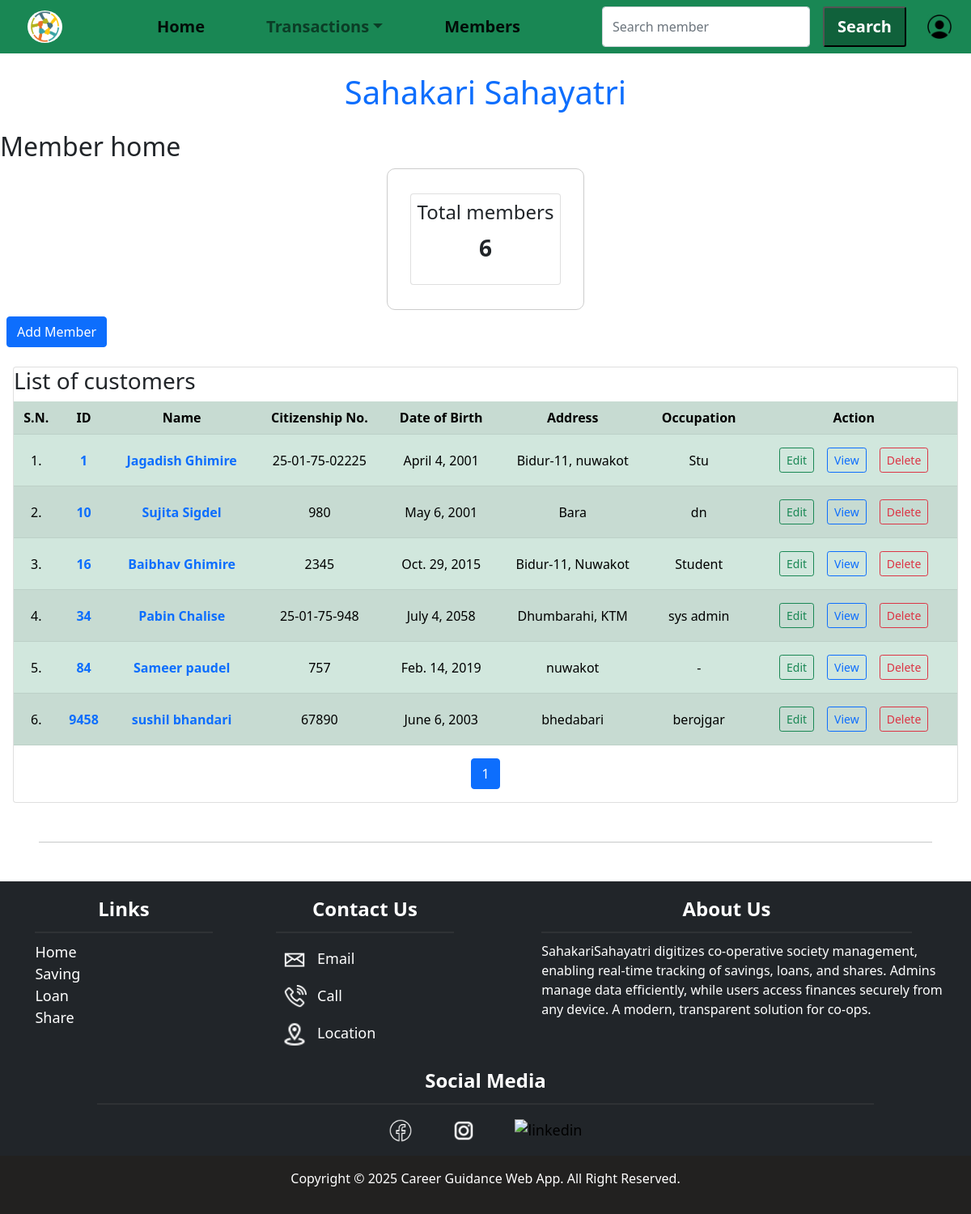
The app's page /member/ (signed in) with its own data.
### customer/models.py (models this page shows, shortened)
class Member(models.Model):
    user = models.OneToOneField(User, on_delete=models.CASCADE, related_name='member_profile')
    member_id = models.IntegerField(unique=True, primary_key=True)
    first_name = models.CharField(max_length=30, blank=False)
    middle_name = models.CharField(max_length=30, blank=True)
    last_name = models.CharField(max_length=30, blank=False)
    email = models.EmailField(unique=True, blank=True)
    phone_number = models.CharField(max_length=15, unique=True, blank=True)
    address = models.TextField(blank=False)
    date_of_birth = models.DateField(blank=True, null=True)
    citizenship_number = models.CharField(max_length=20, unique=True, blank=False)
    occupation = models.CharField(max_length=100, blank=True)
    date_joined = models.DateField(null=True, blank=True)
    name = models.CharField(max_length=100, blank=False, editable=False)
    class Meta:
        ordering = ['member_id']  # Ascending order

### customer/views.py (the view)
# urls.py: path('member/', customer.member_home, name='customer_home'),
@login_required(login_url='loginpage')
def member_home(request ):
    if request.user.is_staff or request.user.is_superuser:
        customers = Member.objects.all()
        paginator = Paginator(customers,25)
        page_number = request.GET.get('page')
        page_obj = paginator.get_page(page_number)
        return render(request, 'customer_home.html', {'customers': customers, 'page_obj': page_obj})
    else:
        messages.error(request, "You're not allowed to enter this page.")
        return redirect('user_home')

### customer/templates/customer_home.html (shortened to what this page needs)
{% extends "base.html" %}
{% load static %}
{% block content %}
<h2>Member home</h2>
<div class="container loan-card text-center">
    <div class="card p-2 m-3">
        <h4>Total members</h4>
        {% if customers %}
            <p class="text-center fs-3 fw-bold">{{ customers|length }}</p>
        {% else %}
            <p class="text-center fs-3 fw-bold">0 members</p>
        {% endif %}
    </div>
</div>
<button id="openFormBtn" class="btn btn-primary m-2 btn-md">Add Member</button>
<div class="card m-3">
    <h3>List of customers</h3>
    <div class="table-responsive">
        <table class="table table-striped table-responsive table-hover table-success">
            <tr class="align-middle text-center">
                <th>S.N.</th>
                <th>ID</th>
                <th>Name</th>
                <th>Citizenship No.</th>
                <th>Date of Birth</th>
                <th>Address</th>
                <th>Occupation</th>
                <th>Action</th>
            </tr>
            {% if customers %}
                {% for customer in page_obj %}
                    <tr class="align-middle text-center">
                        <td>{{ forloop.counter|add:page_obj.start_index|add:"-1" }}.</td>
                        <td><a href="{% url 'customer_details' customer.member_id %}" class="text-decoration-none text-black fw-bold">{{ customer.member_id }}</a></td>
                        <td><a href="{% url 'customer_details' customer.member_id %}" class="text-decoration-none text-black fw-bold">{{ customer.name }}</a></td>
                        <td>{{ customer.citizenship_number }}</td>
                        <td>{{ customer.date_of_birth }}</td>
                        <td>{{ customer.address }}</td>
                        <td>{{ customer.occupation|default:"-" }}</td>
                        <td class="d-flex justify-content-center align-items-center">
                            <form method="GET" action="{% url 'customer_update' customer.member_id %}">
                                <button class="btn btn-sm btn-outline-success m-2" type="submit">Edit</button>
                            </form>
                            <form method="GET" action="{% url 'customer_details' customer.member_id %}">
                                <button class="btn btn-sm btn-outline-primary m-2" type="submit">View</button>
                            </form>
                            <form id="delete-form-{{ customer.member_id }}" method="POST" action="{% url 'customer_delete' customer.member_id %}">
                            <button
                                type="button"
                                class="btn btn-sm btn-outline-danger m-2"
                                onclick="confirmDelete('{{ customer.name }}', '{{ customer.member_id }}')">
                                Delete
                            </button>
                        </form>
                        </td>
                    </tr>
                {% endfor %}
            {% else %}
                <tr class="align-middle text-center">
                    <td colspan="8">No customers found.</td>
                </tr>
            {% endif %}
        </table>
    </div>
    <nav aria-label="Page navigation">
        <ul class="pagination justify-content-center">
            <li class="page-item active">
                <span class="page-link">{{ page_obj.number }}</span>
            </li>
        </ul>
    </nav>
</div>
{% endblock content %}

### static/css/style.css (style rules this page uses)
html { font-size: 16px; }
body { margin: 0; padding: 0; }

### customer/templates/customer_home.html (style rules this page uses)
.loan-card { height: 175px; width: fit-content; display: flex; justify-content: center; align-items: center; border: 1px solid #ccc; border-radius: 10px; }

### records on screen
Member: member_id "1", name "Jagadish Ghimire", citizenship_number "25-01-75-02225", date_of_birth "April 4, 2001", address "Bidur-11, nuwakot", occupation "Stu"
Member: member_id "10", name "Sujita Sigdel", citizenship_number "980", date_of_birth "May 6, 2001", address "Bara", occupation "dn"
Member: member_id "16", name "Baibhav Ghimire", citizenship_number "2345", date_of_birth "Oct. 29, 2015", address "Bidur-11, Nuwakot", occupation "Student"
Member: member_id "34", name "Pabin Chalise", citizenship_number "25-01-75-948", date_of_birth "July 4, 2058", address "Dhumbarahi, KTM", occupation "sys admin"
Member: member_id "84", name "Sameer paudel", citizenship_number "757", date_of_birth "Feb. 14, 2019", address "nuwakot", occupation "-"
Member: member_id "9458", name "sushil bhandari", citizenship_number "67890", date_of_birth "June 6, 2003", address "bhedabari", occupation "berojgar"

### other values on screen
{{ customers|length }} "6"
{{ page_obj.number }} "1"
